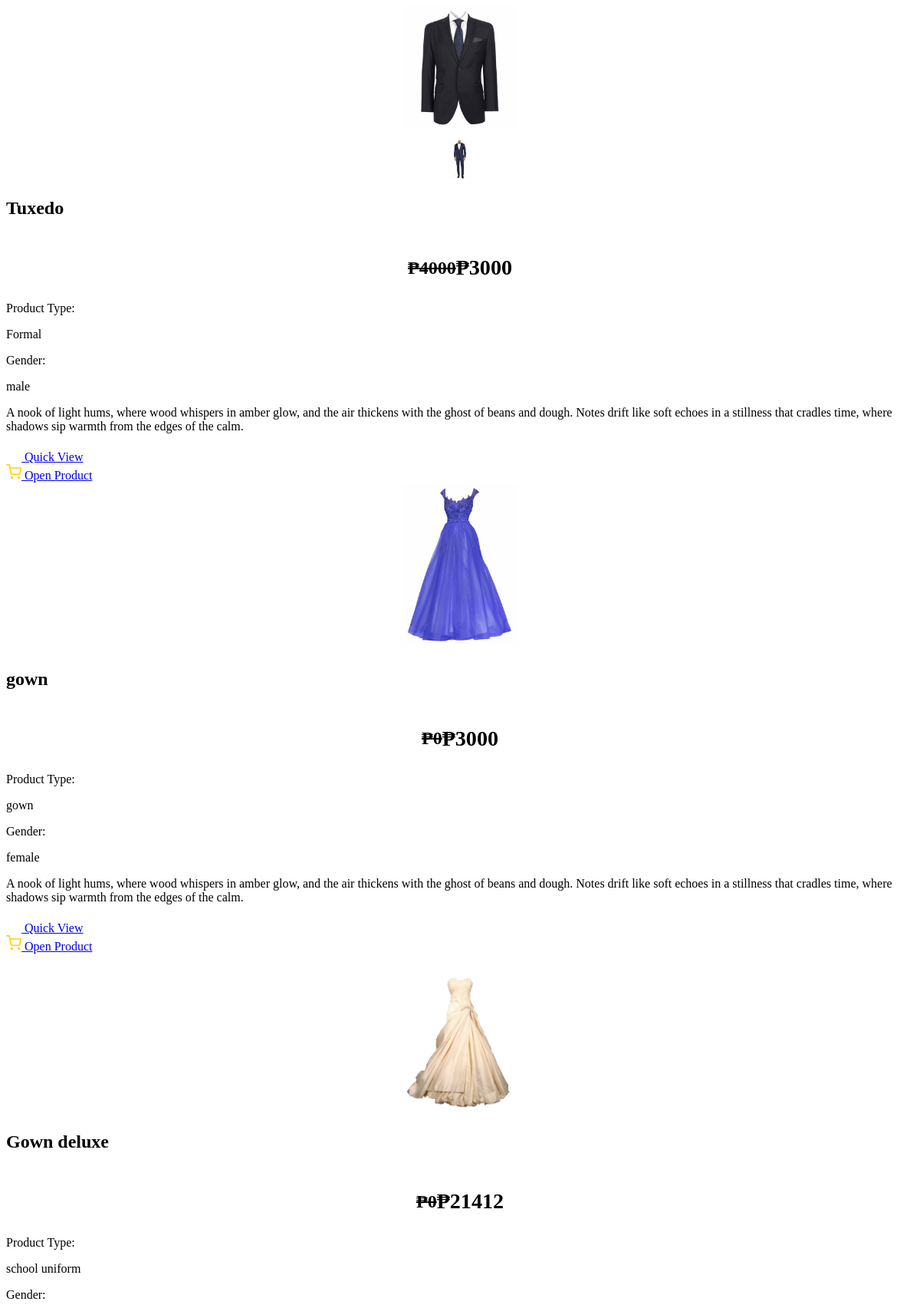
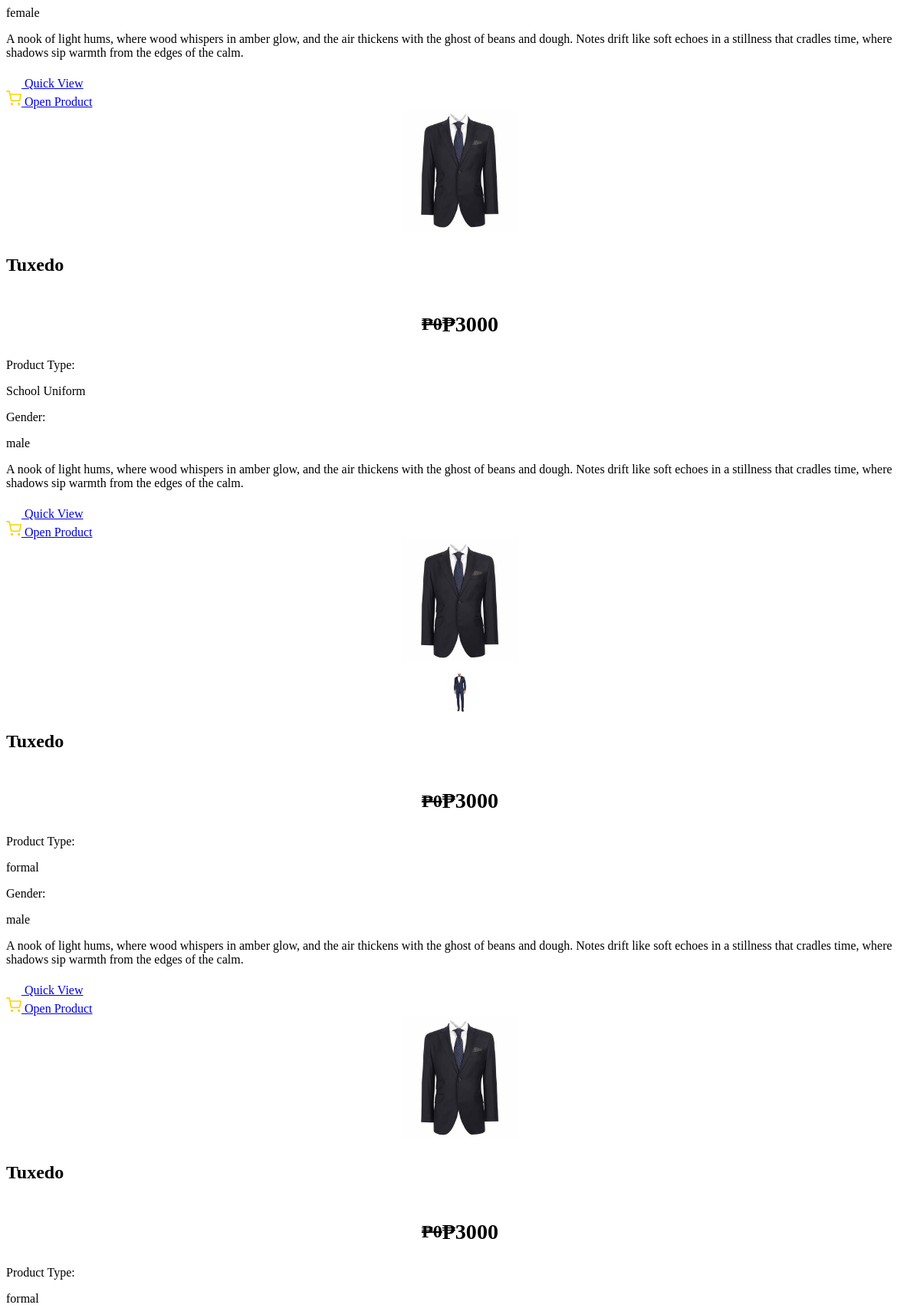
The page /load_products.php (upper part) on the database its author committed (2 pictures, top to bottom).
### tables this page shows
CREATE TABLE `products` (
  `id` int(11) NOT NULL,
  `product_status` varchar(255) NOT NULL,
  `product_name` varchar(255) NOT NULL,
  `product_type` varchar(255) NOT NULL,
  `product_color` varchar(255) NOT NULL,
  `extra_small` int(255) NOT NULL,
  `small` int(255) NOT NULL,
  `medium` int(255) NOT NULL,
  `large` int(255) NOT NULL,
  `extra_large` int(255) NOT NULL,
  `gender` varchar(255) NOT NULL,
  `previous_price` bigint(255) NOT NULL,
  `price` bigint(255) NOT NULL,
  `rent_price` bigint(255) NOT NULL,
  `product_description` text NOT NULL,
  `photo` varchar(255) NOT NULL
);

### load_products.php (the view, shortened to what this page needs)
<?php
require 'dbconnect.php';
$page = isset($_POST['page']) ? (int) $_POST['page'] : 1;
$productsPerPage = 8;
$start = ($page - 1) * $productsPerPage;
$sql = "SELECT *
        FROM products
        WHERE product_status='active'";
$sql .= " LIMIT $start, $productsPerPage";
$result = $conn->query($sql);
if ($result->num_rows > 0) {
    while ($row = $result->fetch_assoc()) {
        $images = explode(',', $row['photo']);
        ?>
        <div class="readymade-box">
            <div class="main-image">
                <img src="admin/products/<?php echo $images[0]; ?>" alt="<?php echo $row['product_name']; ?>">
            </div>
            <div class="thumbnail-container">
                <?php foreach ($images as $index => $image): ?>
                    <?php if ($index > 0):  ?>
                        <div class="thumbnail">
                            <img src="admin/products/<?php echo $image; ?>" alt="<?php echo $row['product_name']; ?>">
                        </div>
                    <?php endif; ?>
                <?php endforeach; ?>
            </div>
            <h2><?php echo $row['product_name']; ?></h2>
            <div style="display:flex; flex-direction: row; justify-content:center; align-items:center; font-size:1.5rem;">
                <h3 style="font-size: 1.5rem; color: var(--text-color2);"><del>₱<?php echo $row['previous_price']; ?></del></h3>
                <h3>₱<?php echo $row['price']; ?></h3>
            </div>
            <div class="info-label"><label for="">Product Type:</label>
                <p><?php echo $row['product_type']; ?></p>
            </div>
            <div class="info-label"><label for="">Gender:</label>
                <p><?php echo $row['gender']; ?></p>
            </div>
            <p class="description"><?php echo $row['product_description']; ?></p>
            <a href="productView.php?view_id=<?php echo $row['id']; ?>">
                <div class="default-btn">
                    <svg class="css-i6dzq1" stroke-linejoin="round" stroke-linecap="round" fill="none"
                        stroke-width="2" stroke="#FFF" height="20" width="20" viewBox="0 0 24 24">
                        <path d="M1 12s4-8 11-8 11 8 11 8-4 8-11 8-11-8-11-8z"></path>
                        <circle r="3" cy="12" cx="12"></circle>
                    </svg>
                    <span>Quick View</span>
                </div>
                <div class="hover-btn">
                    <span>Open Product</span>
                </div>
            </a>
        </div>
        <?php
    }
} else {
    echo "No products found.";
}
?>

### load_products.php (style rules this page uses)
.main-image { width: 100%; max-width: 300px; margin: auto; display: flex; align-items: center; justify-content: center; }
.main-image img { max-width: 150px; height: auto; }
.thumbnail-container { display: flex; justify-content: center; margin-top: 10px; flex-wrap: wrap; }
.thumbnail { margin: 5px; }
.thumbnail img { max-width: 50px; max-height: 50px; height: auto; cursor: pointer; transition: transform 0.2s; }

### rows shown on the page
products: product_name "Tuxedo", previous_price "4000", price "3000", product_type "Formal", gender "male", product_description "A nook of light hums, where wood whispers in amber glow, and the air thickens with the ghost of beans and dough. Notes drift like soft echoes in a stillness that cradles time, where shadows sip warmth from the edges of the calm."
products: photo (picture), product_name "gown", previous_price "0", price "3000", product_type "gown", gender "female", product_description "A nook of light hums, where wood whispers in amber glow, and the air thickens with the ghost of beans and dough. Notes drift like soft echoes in a stillness that cradles time, where shadows sip warmth from the edges of the calm."
products: photo (picture), product_name "Gown deluxe", previous_price "0", price "21412", product_type "school uniform", gender "female", product_description "A nook of light hums, where wood whispers in amber glow, and the air thickens with the ghost of beans and dough. Notes drift like soft echoes in a stillness that cradles time, where shadows sip warmth from the edges of the calm."
products: photo (picture), product_name "Tuxedo", previous_price "0", price "3000", product_type "School Uniform", gender "male", product_description "A nook of light hums, where wood whispers in amber glow, and the air thickens with the ghost of beans and dough. Notes drift like soft echoes in a stillness that cradles time, where shadows sip warmth from the edges of the calm."
products: product_name "Tuxedo", previous_price "0", price "3000", product_type "formal", gender "male", product_description "A nook of light hums, where wood whispers in amber glow, and the air thickens with the ghost of beans and dough. Notes drift like soft echoes in a stillness that cradles time, where shadows sip warmth from the edges of the calm."
products: photo (picture), product_name "Tuxedo", previous_price "0", price "3000", product_type "formal"
